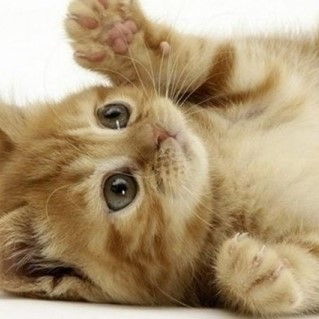
//> input picture opencv/opencv_Visual_Studio/cat.jpg, 319 x 319 px
$ ./124124   (built with g++ and OpenCV 4)
//> lines starting //> are read from the running program, lines starting //| are printed output that depends on the picture; after the words box and inside, x2 and y2 are one past the last pixel; in counts of white or black regions, pixels touching at a corner belong together
#include "opencv2/objdetect/objdetect.hpp"
#include "opencv2/highgui/highgui.hpp"
#include "opencv2/imgproc/imgproc.hpp"

#include <iostream>
#include <stdio.h>

using namespace cv;
using namespace std;

Mat image, dft_coef, spectrum_img;
int radius, thres = 120;

Mat scramble(Mat signal)
{
	Mat dst = signal.clone();
	for (int i = 0, j = 0;i < dst.cols - 1;i++)
	{
		if (i > j)
		{
			swap(dst.at<Vec2f>(i), dst.at<Vec2f>(j));
		}

		int m = dst.cols >> 1;
		while ((j >= m) && (m >= 2))
		{
			j -= m;
			m >>= 1;
		}
		j += m;
	}
	return dst;
}
Mat zeropadding(Mat img)
{
	int m = 1 << (int)ceil(log2(img.rows));
	int n = 1 << (int)ceil(log2(img.cols));
	Mat dst(m, n, img.type(), Scalar(0));

	Rect rect(Point(0, 0), img.size());
	img.copyTo(dst(rect));
	dst.convertTo(dst, CV_32F);
	return dst;
}
// [14 lines left out: functions get_lowpassFilter, get_highpassFilter, not called in this run]
void shuffling(Mat mag_img, Mat& dst)
{
	int cx = mag_img.cols / 2;
	int cy = mag_img.rows / 2;
	Rect q1(cx, 0, cx, cy);
	Rect q2(0, 0, cx, cy);
	Rect q3(0, cy, cx, cy);
	Rect q4(cx, cy, cx, cy);

	dst = Mat(mag_img.size(), mag_img.type());
	mag_img(q1).copyTo(dst(q3));
	mag_img(q3).copyTo(dst(q1));
	mag_img(q2).copyTo(dst(q4));
	mag_img(q4).copyTo(dst(q2));
}
void butterfly(Mat& dst, int dir)
{
	int length = dst.cols;
	int pair = 1;

	for (int k = 0; k < ceil(log2(length)); k++)
	{
		int half_pair = pair;
		pair <<= 1;
		float theta = dir * (-2.0 * CV_PI / pair);
		float wpr = -2.0 * sin(0.5 * theta) * sin(0.5 * theta);
		float wpi = sin(theta);
		float wre = 1.0;
		float wim = 0.0;

		for (int m = 0; m < half_pair; m++)
		{
			for (int even = m; even < length; even += pair)
			{
				int odd = even + half_pair;
				Vec2f G_even = dst.at<Vec2f>(even);
				Vec2f G_odd = dst.at<Vec2f>(odd);

				Vec2f G_odd_W(0, 0);
				G_odd_W[0] = G_odd[0] * wre - G_odd[1] * wim;
				G_odd_W[1] = G_odd[1] * wre + G_odd[0] * wim;

				dst.at<Vec2f>(even) = G_even + G_odd_W;
				dst.at<Vec2f>(odd) = G_even - G_odd_W;
			}
			float tmp = wre;
			wre += tmp * wpr - wim * wpi;
			wim += wim * wpr + tmp * wpi;
		}
		if (dir == -1) dst /= dst.cols;
	}
}

void FFT_2D(Mat complex_img, Mat& dst, int dir)
{
	dst = Mat(complex_img.size(), complex_img.type());

	for (int i = 0; i < complex_img.rows;i++)
	{
		Mat scr_sn = scramble(complex_img.row(i));
		butterfly(scr_sn, dir);
		scr_sn.copyTo(dst.row(i));
	}
	transpose(dst, dst);
	for (int i = 0; i < dst.rows;i++)
	{
		Mat scr_sn = scramble(dst.row(i));
		butterfly(scr_sn, dir);
		scr_sn.copyTo(dst.row(i));
	}
	transpose(dst, dst);
}
void log_mag(Mat complex_mat, Mat& dst)
{
	Mat planes[2];
	split(complex_mat, planes);
	magnitude(planes[0], planes[1], dst);
	log(dst + 1, dst);
	normalize(dst, dst, 0, 255, NORM_MINMAX);
	dst.convertTo(dst, CV_8U);
}
void FFT(Mat image, Mat& dft_coef, Mat& dft_img)
{
	Mat complex_img;
	Mat pad_img = zeropadding(image);
	Mat tmp[] = { pad_img, Mat::zeros(pad_img.size(),pad_img.type()) };
	merge(tmp, 2, complex_img);
	FFT_2D(complex_img, dft_coef, 1);
	dft(complex_img, dft_coef, 0);
	shuffling(dft_coef, dft_coef);
	log_mag(dft_coef, dft_img);

}
Mat IFFT(Mat dft_coef, Size size)
{
	Mat idft_coef, idft_img[2];
	shuffling(dft_coef, dft_coef);
	FFT_2D(dft_coef, idft_coef, -1);
	dft(dft_coef, idft_coef, DFT_INVERSE + DFT_SCALE);

	split(idft_coef, idft_img);

	Rect img_rect(Point(0, 0), size);
	idft_img[0](img_rect).convertTo(idft_img[0], CV_8U);
	return idft_img[0];
}

// [36 lines left out: functions getGausianFilter, getButterworthFilter, not called in this run]


void remove_moire(int value, void* userdata)
{
	Mat remove_mask, remv_dft_coef, spectrum_tmp;

	threshold(spectrum_img, remove_mask, thres, 255, THRESH_TOZERO_INV);
	circle(remove_mask, remove_mask.size() / 2, radius, Scalar(255), -1);

	dft_coef.copyTo(remv_dft_coef, remove_mask);
	log_mag(remv_dft_coef, spectrum_tmp);

	Rect img_rect(Point(0, 0), image.size());
	imshow("모아레제거", spectrum_tmp);
	imshow("결과영상", IFFT(remv_dft_coef, img_rect.size()));
}

int main()
{
	Mat image = imread("C:/Users/PIRL/Desktop/cat.jpg", 0);
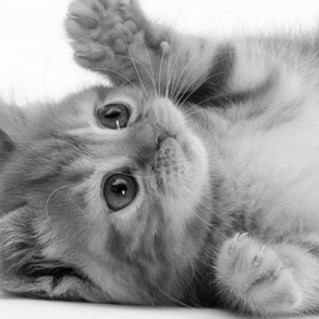
//> image: 319 rows x 319 cols, CV_8UC1; min 0, max 255, mean 155
	CV_Assert(image.data);

	FFT(image, dft_coef, spectrum_img);
//> in zeropadding, `img.copyTo(dst(rect));`:
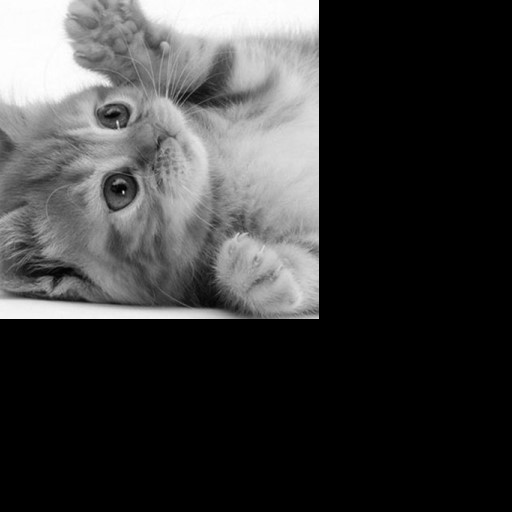
//> dst: 512 rows x 512 cols, CV_8UC1; min 0, max 255, mean 60.2
//> in FFT, `Mat tmp[] = { pad_img, Mat::zeros(pad_img.size(),pad_img.type()) };`: tmp[1]: 512 rows x 512 cols, CV_32FC1; every value is 0
//> in log_mag, `normalize(dst, dst, 0, 255, NORM_MINMAX);`:
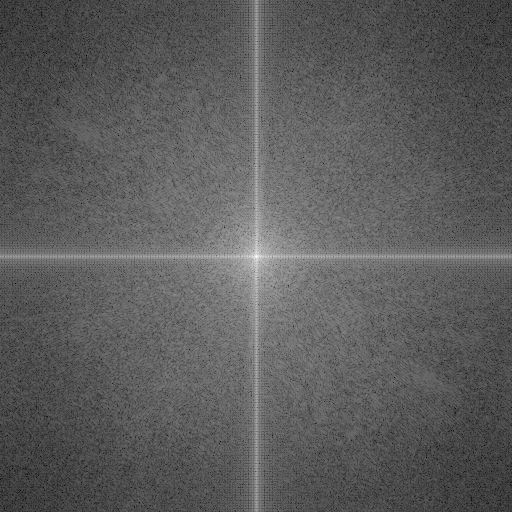
//> dst: 512 rows x 512 cols, CV_32FC1; min 0, max 255, mean 92.5; drawn with min black and max white
	radius = dft_coef.rows / 4;
//> radius = 128

	imshow("image", image);
	imshow("모아레 제거", spectrum_img);
	createTrackbar("반지름", "모아레 제거", &radius, 255, remove_moire);
	createTrackbar("임계값", "모아레 제거", &thres, 255, remove_moire);
	waitKey();
//> in remove_moire, `threshold(spectrum_img, remove_mask, thres, 255, THRESH_TOZERO_INV);`:
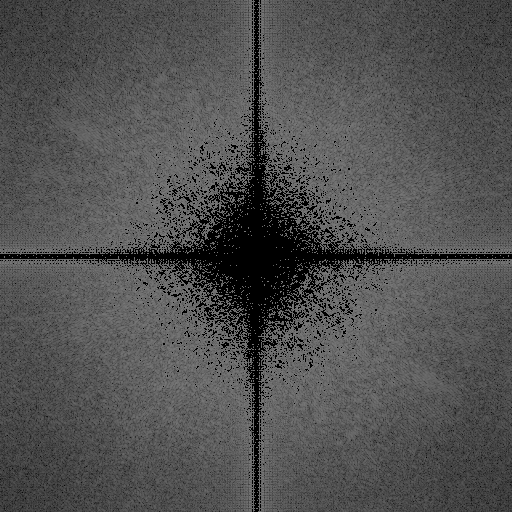
//> remove_mask: 512 rows x 512 cols, CV_8UC1; min 0, max 120, mean 79.9
//> in remove_moire, `circle(remove_mask, remove_mask.size() / 2, radius, Scalar(255), -1);`:
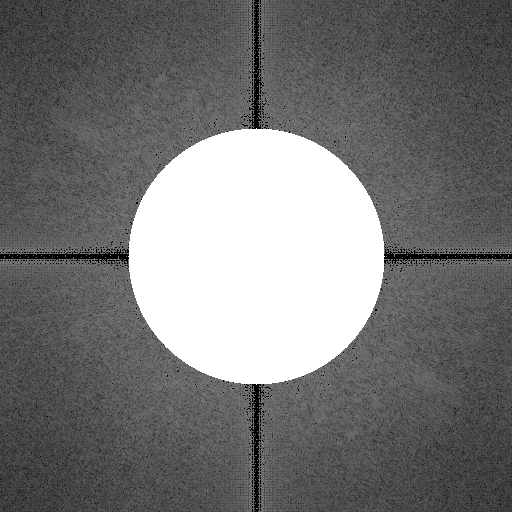
//> remove_mask: 512 rows x 512 cols, CV_8UC1; 19.62% of pixels changed, all inside (x1, y1, x2, y2) = (128, 128, 385, 385)
//> in IFFT, `split(idft_coef, idft_img);`:
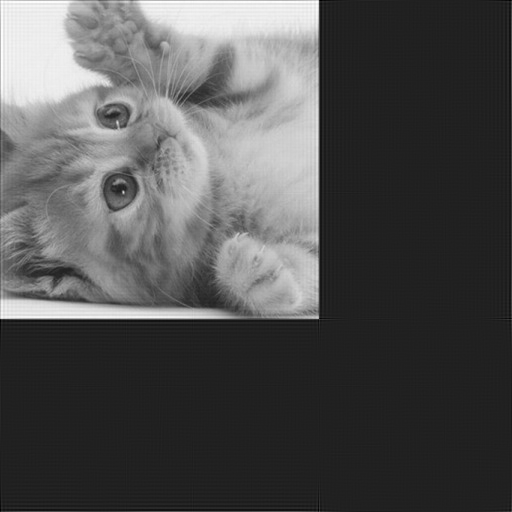
//> idft_img[0]: 512 rows x 512 cols, CV_32FC1; min -40.58, max 274, mean 60.2; drawn with min black and max white
//> in IFFT, `split(idft_coef, idft_img);`:
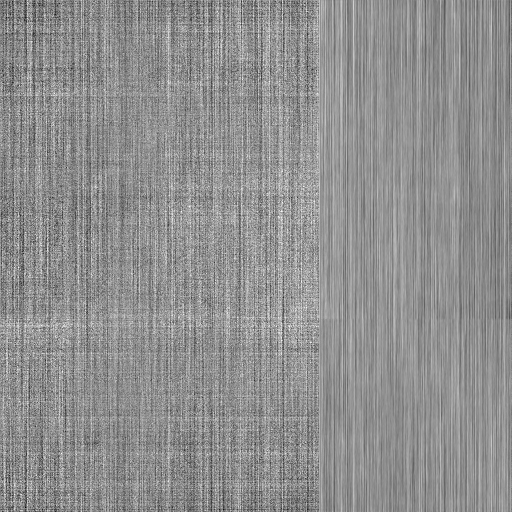
//> idft_img[1]: 512 rows x 512 cols, CV_32FC1; min -3.66e-05, max 2.83e-05, mean -1.07e-14; drawn with min black and max white
//> in IFFT, `Rect img_rect(Point(0, 0), size);`: img_rect = Rect(0, 0, 0, 0)
//> (the run ends here: the program stops with an error, at `imshow("결과영상", IFFT(remv_dft_coef, img_rect.size()));`)

$ run again, with opencv/opencv_Visual_Studio/5.jpg copied over opencv/opencv_Visual_Studio/cat.jpg
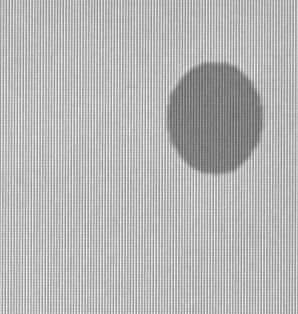
//> input picture opencv/opencv_Visual_Studio/5.jpg, 298 x 314 px
//> image is the input picture: 314 rows x 298 cols, CV_8UC1; min 94, max 251, mean 182.1
//> in remove_moire, `circle(remove_mask, remove_mask.size() / 2, radius, Scalar(255), -1);`:
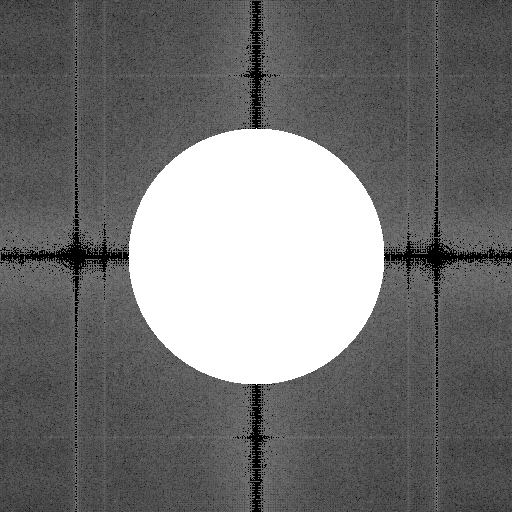
//> remove_mask: 512 rows x 512 cols, CV_8UC1; min 0, max 255, mean 116.5
//> in IFFT, `split(idft_coef, idft_img);`:
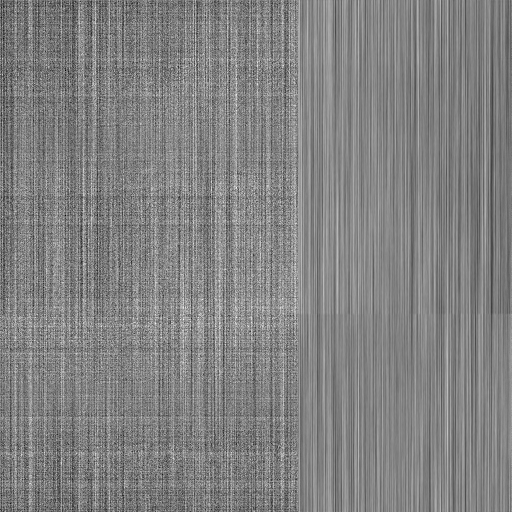
//> idft_img[1]: 512 rows x 512 cols, CV_32FC1; min -3.44e-05, max 3.31e-05, mean -2.49e-14; drawn with min black and max white
//> img_rect = Rect(0, 0, 0, 0)

$ run again, with opencv/opencv_Visual_Studio/camp.jpg copied over opencv/opencv_Visual_Studio/cat.jpg
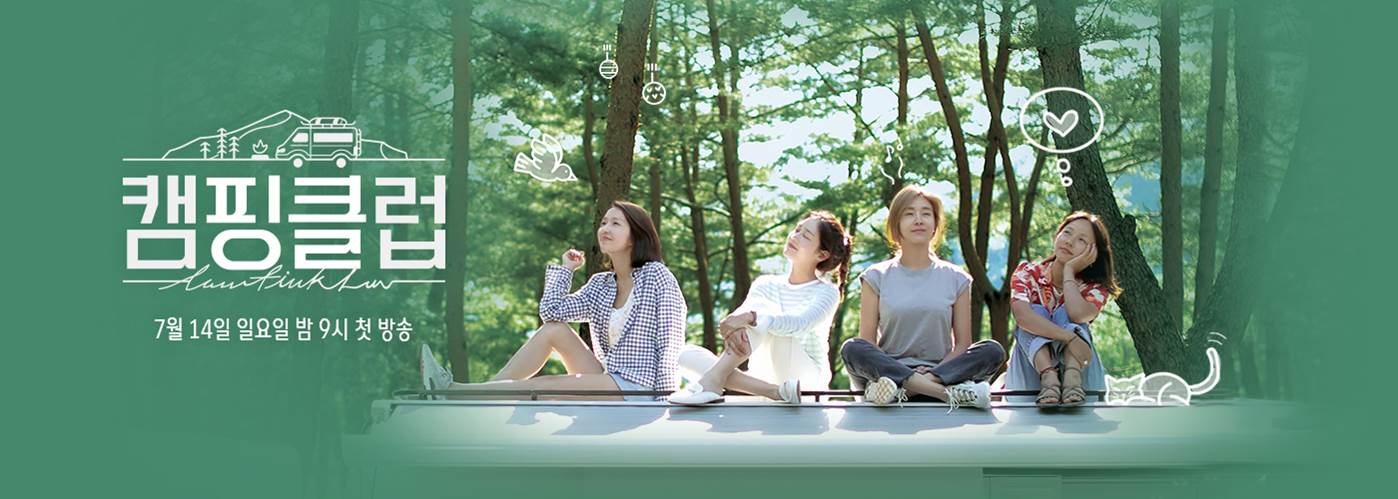
//> input picture opencv/opencv_Visual_Studio/camp.jpg, 1398 x 499 px
//> in remove_moire, `circle(remove_mask, remove_mask.size() / 2, radius, Scalar(255), -1);`:
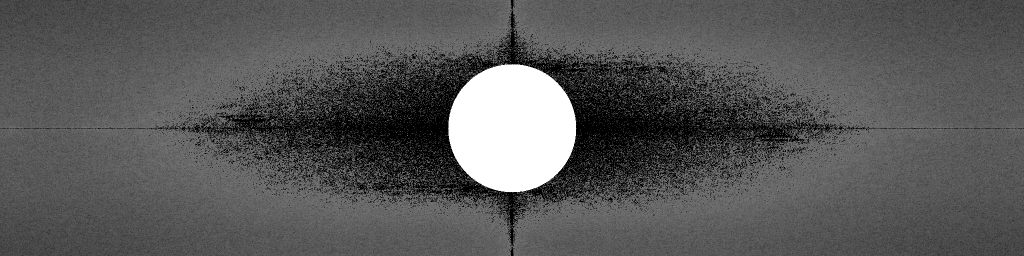
//> remove_mask: 512 rows x 2048 cols, CV_8UC1 (shown at 1/2 size); min 0, max 255, mean 88
//> in IFFT, `split(idft_coef, idft_img);`:
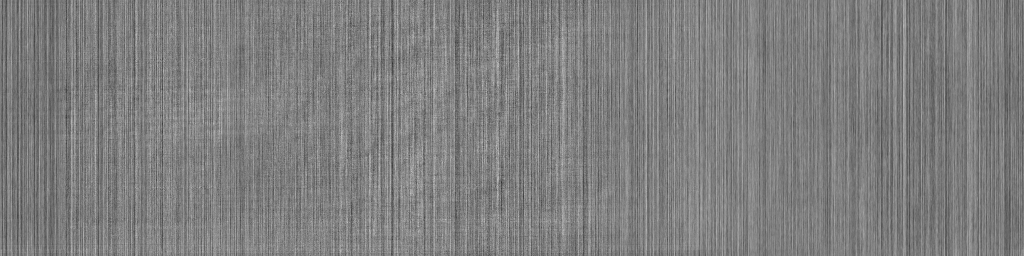
//> idft_img[1]: 512 rows x 2048 cols, CV_32FC1 (shown at 1/2 size); min -3.01e-05, max 3.05e-05, mean 2.22e-16; drawn with min black and max white
//> img_rect = Rect(0, 0, 0, 0)
